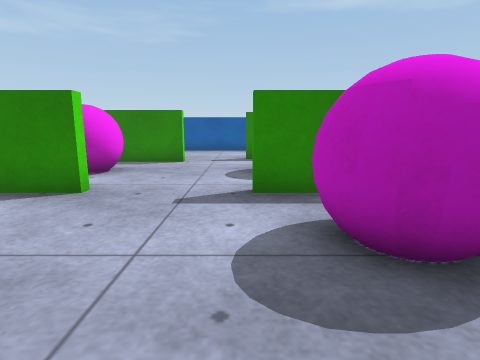
View 1 (above)

20 first-person views from a walk through a 3-D level made in the Unity game engine. The camera is 0.58 m above the floor, tilts 10° down and sees 80° across. The floor is counted in squares, 0.5 m on a side. Each view is taken from the middle of a square. On the plan, view 1 faces up. The plan holds only what a view shows up to about 12 squares ahead; the rest is blank. The place goes on beyond the plan. The player is left out. Surface patterns are stand-ins for the level's own textures.

View 2
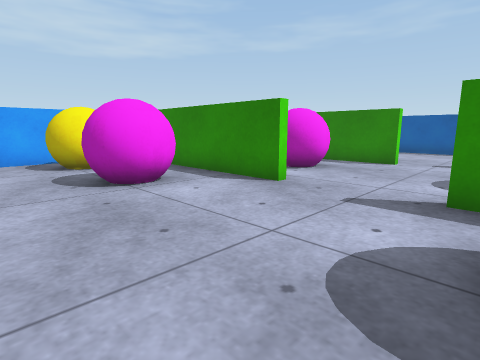

View 3
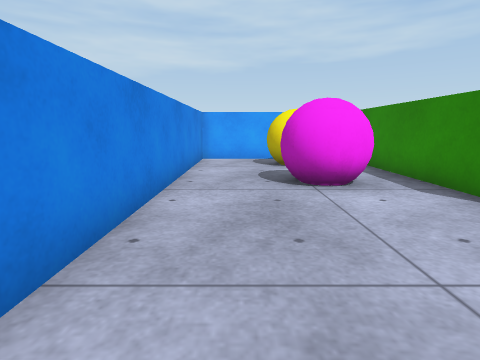

View 4
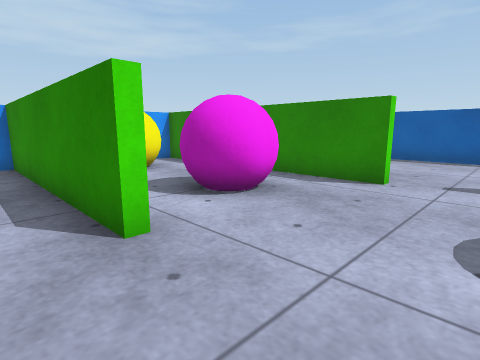

View 5
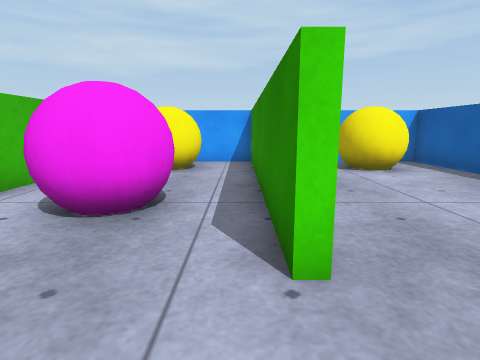

View 6
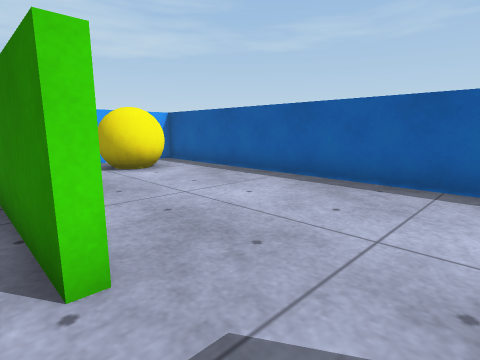

View 7
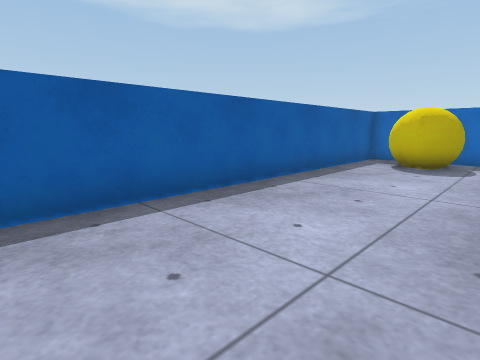

View 8
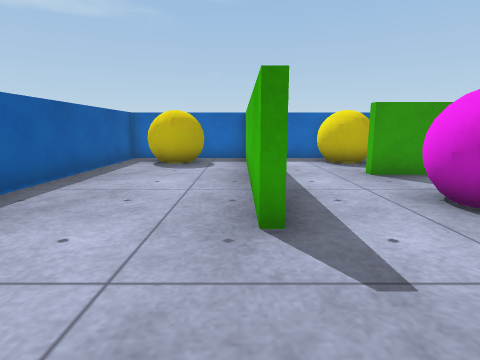

View 9
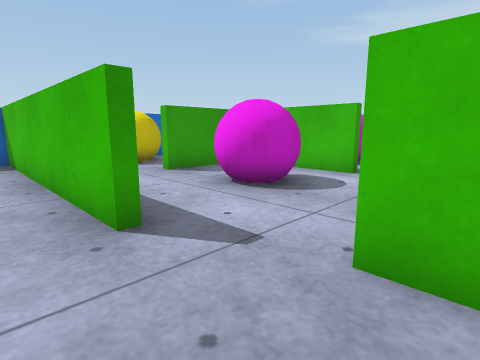

View 10
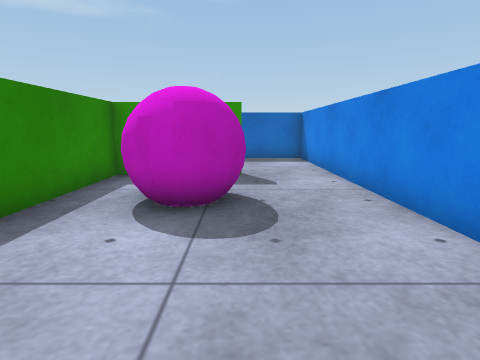

View 11
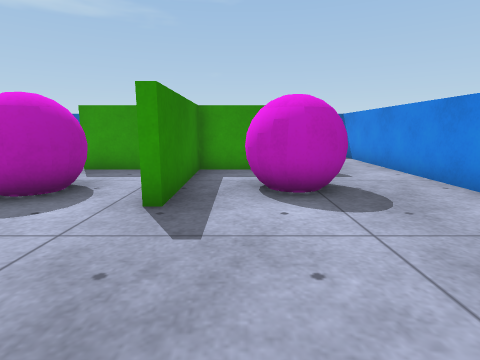

View 12
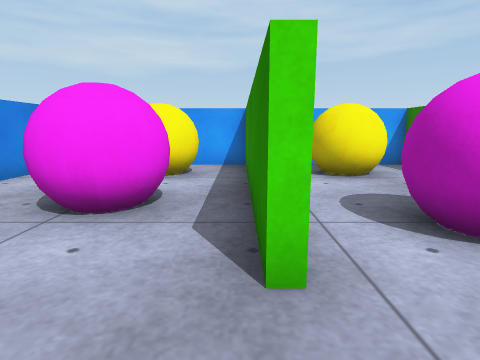

View 13
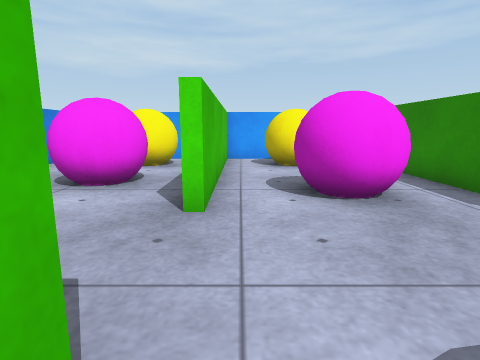

View 14
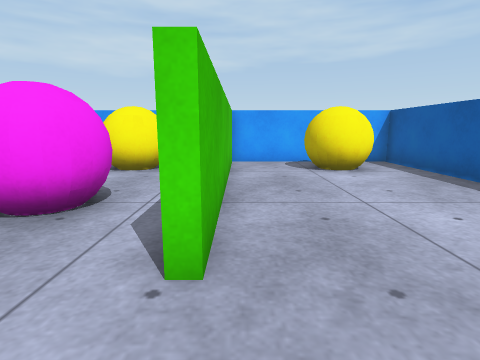

View 15
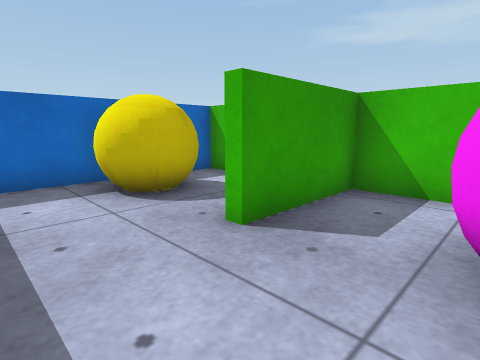

View 16
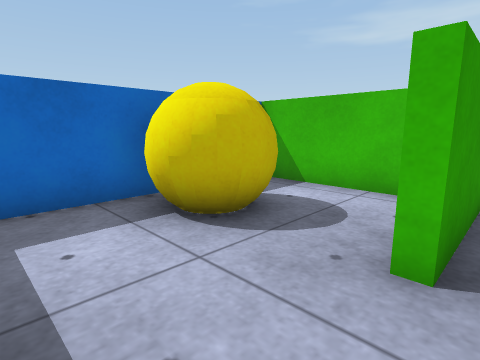

View 17
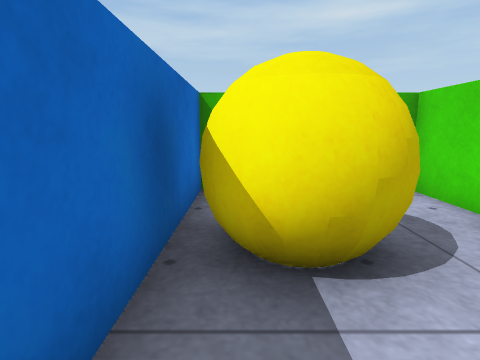

View 18
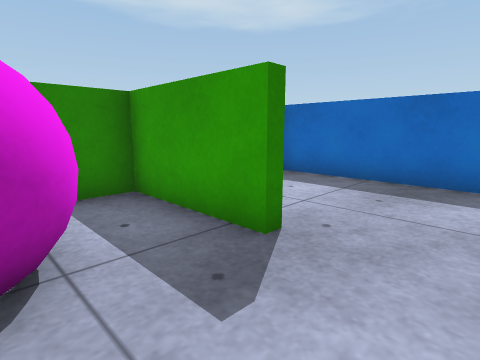

View 19
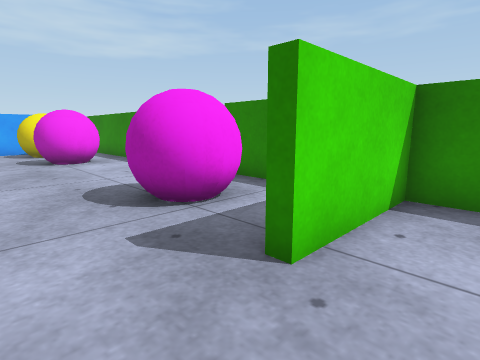

View 20
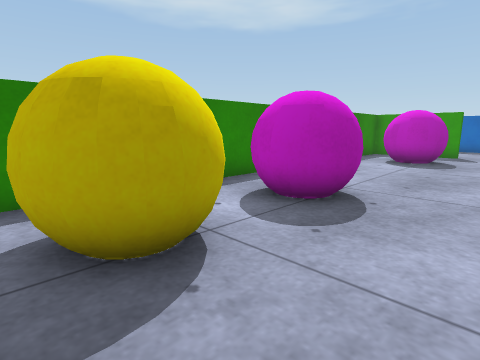

### Floor plan
Points are (right, up) in squares from view 1. A wall is a line through its corners. A room is listed if a view was taken in it or the views show most of it. See-through windows are left out.
Room 1 (views 1, 2, 3, 4, 5, 6, 7, 8, 9, 10, 11, 12, 13, 14, 15, 16, 17, 18, 20)
walls: (-2, 10.4) (-10.5, 10.4) (-10.5, 5.5) (-2.9, 5.5); (-2.9, 5.2) (-10.5, 5.2) (-10.5, -0.5) (-0.6, -0.5); (0.1, 5.5) (4.4, 5.5) (4.4, 8.6) (4.8, 8.6); (0.2, 11.4) (0.2, 11.8) (8.8, 11.8) (8.8, 13.9); (4.7, 7.2) (4.7, 5.5) (8.8, 5.5) (8.8, 10.7); (-9.6, 10.7) (-2, 10.7); (-0.2, -0.5) (5.5, -0.5); (4.7, 2) (4.4, 2) (4.4, 5.2) (0.1, 5.2); (-10.5, 14) (-10.5, 10.6); (8.8, 15.2) (8.8, 16.4) (-10.5, 16.4) (-10.5, 15.5)
ways out: opening at (4.5, 0.5) to room 2
objects: yellow ball (-10, 2) to (-8, 4); yellow ball (-9, 7) to (-8, 9); yellow ball (-9, 13) to (-8, 15); ball (-6, 2) to (-5, 4); ball (-5, 7) to (-3, 9); ball (1, 2) to (3, 4); ball (1, 7) to (2, 9); yellow ball (7, 7) to (8, 9); yellow ball (7, 13) to (7, 15)
Room 2 (view 19)
walls: (5.5, -0.5) (8.8, -0.5) (8.8, 5); (4.7, 5.2) (4.7, 2)
ways out: opening at (4.5, 0.5) to room 1

Positions as (right, up) in squares from view 1, and headings:
1: (0, 0), facing up
2: (1, 0), facing up-left
3: (1, 1), facing left
4: (0, 4), facing up-left
5: (0, 10), facing left
6: (0, 10), facing up-left
7: (-3, 12), facing up-right
8: (-3, 12), facing right
9: (-3, 13), facing down-right
10: (-3, 2), facing right
11: (-4, 4), facing right
12: (-1, 5), facing left
13: (1, 6), facing left
14: (0, 11), facing left
15: (2, 11), facing down-right
16: (4, 11), facing down-right
17: (8, 11), facing down
18: (2, 0), facing up-right
19: (6, 0), facing up-left
20: (-10, 0), facing up-right
